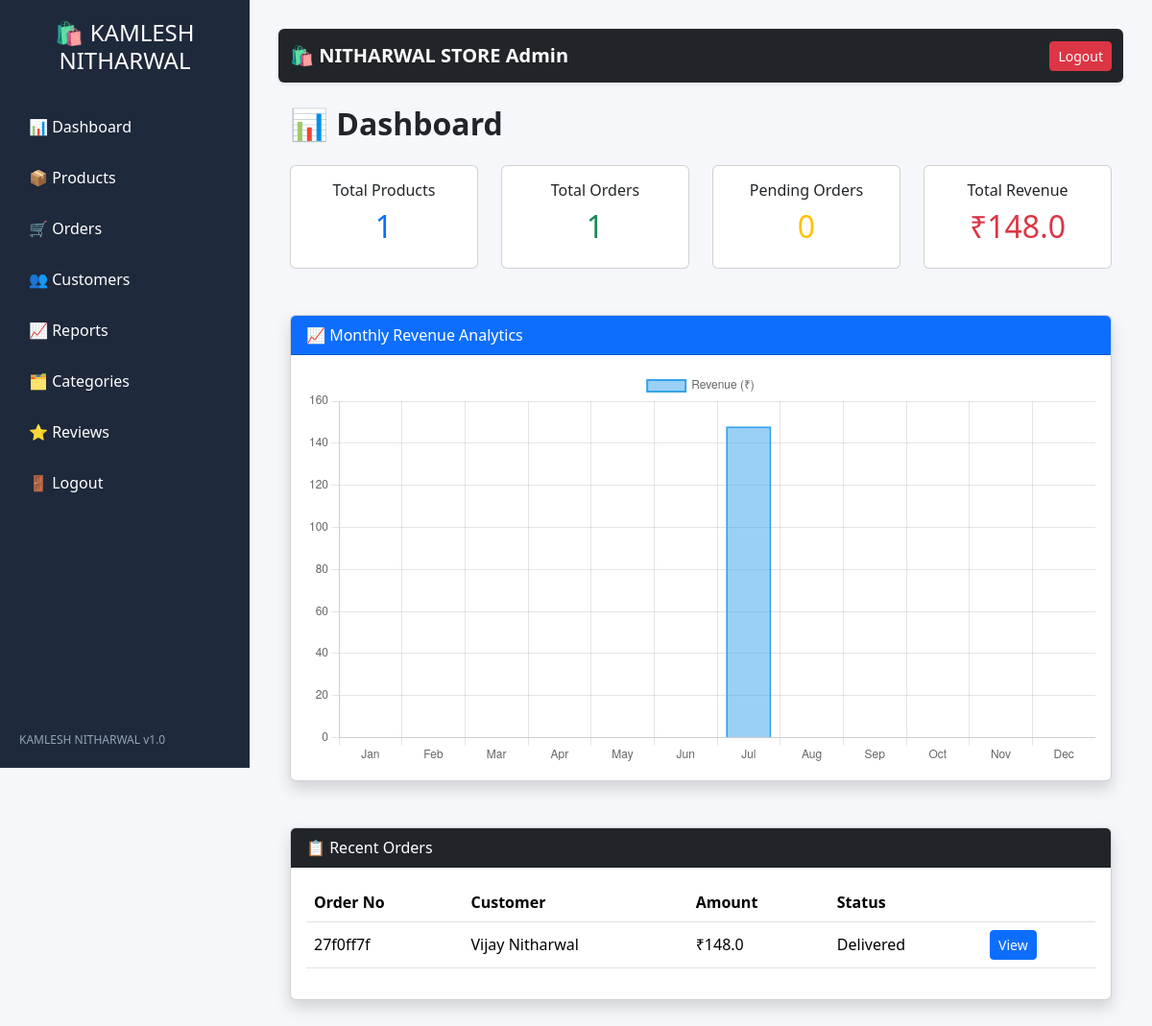
Before: /dashboard (signed in) with the older database file.
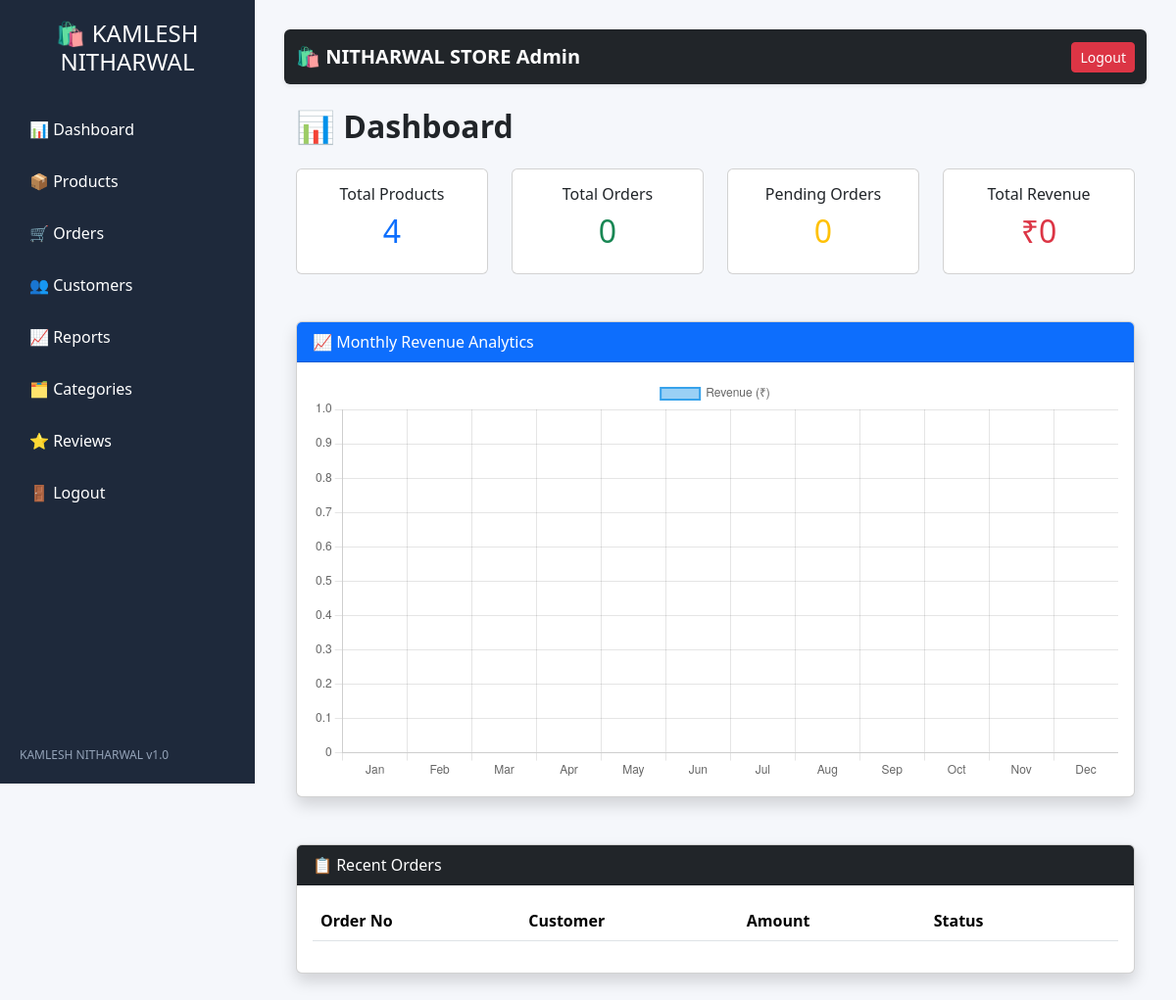
After: the same page with the newer database file.
### models/order.py (models this page shows, shortened)
class Order(db.Model):
    __tablename__ = "orders"
    id = db.Column(db.Integer, primary_key=True)
    customer_id = db.Column(
    db.Integer,
    db.ForeignKey("customers.id"),
    nullable=False
)
    order_number = db.Column(
        db.String(50),
        unique=True,
        nullable=False
    )
    customer_name = db.Column(
        db.String(200),
        nullable=False
    )
    customer_email = db.Column(
        db.String(150)
    )
    customer_phone = db.Column(
        db.String(20),
        nullable=False
    )
    address = db.Column(
        db.Text,
        nullable=False
    )
    city = db.Column(
        db.String(100)
    )
    state = db.Column(
        db.String(100)
    )
    pincode = db.Column(
        db.String(20)
    )
    subtotal = db.Column(
        db.Float,
        nullable=False
    )
    shipping_charge = db.Column(
        db.Float,
        default=0
    )
    grand_total = db.Column(
        db.Float,
        nullable=False
    )
    status = db.Column(db.String(50), default="Pending")
    payment_method = db.Column(
        db.String(50),
        default="COD"
    )
    razorpay_payment_id = db.Column(
    db.String(100)
    )
    razorpay_order_id = db.Column(
    db.String(100)
    )
    payment_status = db.Column(
        db.String(50),
        default="Pending"
    )
    order_status = db.Column(
        db.String(50),
        default="Pending"
    )
    notes = db.Column(
        db.Text
    )
    created_at = db.Column(
        db.DateTime,
        default=datetime.utcnow
    )
    updated_at = db.Column(
        db.DateTime,
        default=datetime.utcnow,
        onupdate=datetime.utcnow
    )
    items = db.relationship(
        "OrderItem",
        back_populates="order",
        cascade="all, delete-orphan",
        lazy=True
    )

### routes/admin_routes.py (the view)
@admin_bp.route("/dashboard")
def dashboard():
    if "admin_id" not in session:
        return redirect(url_for("admin.admin_login"))
    total_products = Product.query.count()
    total_orders = Order.query.count()
    total_revenue = db.session.query(
        db.func.sum(Order.grand_total)
    ).scalar() or 0
    from sqlalchemy import func
    from models.order_item import OrderItem
    top_selling_products = (
    db.session.query(
        Product,
        func.sum(OrderItem.quantity).label("total_sold")
    )
    .join(OrderItem, Product.id == OrderItem.product_id)
    .group_by(Product.id)
    .order_by(func.sum(OrderItem.quantity).desc())
    .limit(8)
    .all()
)
    pending_orders = Order.query.filter_by(
        order_status="Pending"
    ).count()
    delivered_orders = Order.query.filter_by(
        order_status="Delivered"
    ).count()
    confirmed_orders = Order.query.filter_by(
        order_status="Confirmed"
    ).count()
    shipped_orders = Order.query.filter_by(
        order_status="Shipped"
    ).count()
    recent_orders = Order.query.order_by(
        Order.id.desc()
    ).limit(5).all()
    low_stock_products = Product.query.filter(
        Product.stock <= 5
    ).count()
    months = [
        "Jan", "Feb", "Mar",
        "Apr", "May", "Jun",
        "Jul", "Aug", "Sep",
        "Oct", "Nov", "Dec"
    ]
    sales = []
    all_orders = Order.query.all()
    for month in range(1, 13):
        revenue = 0
        for order in all_orders:
            if order.created_at and order.created_at.month == month:
                revenue += order.grand_total
        sales.append(revenue)
    return render_template(
        "admin/dashboard.html",
        total_products=total_products,
        total_orders=total_orders,
        total_revenue=total_revenue,
        pending_orders=pending_orders,
        delivered_orders=delivered_orders,
        recent_orders=recent_orders,
        months=months,
        sales=sales,
        low_stock_products=low_stock_products,
        confirmed_orders=confirmed_orders,
        shipped_orders=shipped_orders,
        top_selling_products=top_selling_products
    )

### app.py (called while the page is built)
@app.context_processor
def cart_count():
    cart = session.get("cart", {})
    count = sum(cart.values())
    return dict(cart_count=count)

### templates/admin/dashboard.html (shortened to what this page needs)
{% extends "admin/admin_base.html" %}
{% block content %}
<div class="container-fluid">
    <h2 class="fw-bold mb-4">
        📊 Dashboard
    </h2>
    <div class="row g-4">
        <div class="col-12 col-sm-6 col-lg-3">
            <div class="card dashboard-card text-center p-3">
                <h6>Total Products</h6>
                <h2 class="text-primary">
                    {{ total_products }}
                </h2>
            </div>
        </div>
        <div class="col-12 col-sm-6 col-lg-3">
            <div class="card dashboard-card text-center p-3">
                <h6>Total Orders</h6>
                <h2 class="text-success">
                    {{ total_orders }}
                </h2>
            </div>
        </div>
        <div class="col-12 col-sm-6 col-lg-3">
            <div class="card dashboard-card text-center p-3">
                <h6>Pending Orders</h6>
                <h2 class="text-warning">
                    {{ pending_orders }}
                </h2>
            </div>
        </div>
        <div class="col-12 col-sm-6 col-lg-3">
            <div class="card dashboard-card text-center p-3">
                <h6>Total Revenue</h6>
                <h2 class="text-danger">
                    ₹{{ total_revenue }}
                </h2>
            </div>
        </div>
    </div>
    <div class="card shadow mt-5">
        <div class="card-header bg-primary text-white">
            📈 Monthly Revenue Analytics
        </div>
        <div class="card-body">
            <canvas id="revenueChart"></canvas>
        </div>
    </div>
    <div class="card shadow mt-5">
        <div class="card-header bg-dark text-white">
            📋 Recent Orders
        </div>
        <div class="card-body table-responsive">
            <table class="table table-hover align-middle">
                <thead>
                    <tr>
                        <th>Order No</th>
                        <th>Customer</th>
                        <th>Amount</th>
                        <th>Status</th>
                        <th></th>
                    </tr>
                </thead>
                <tbody>
                {% for order in recent_orders %}
                    <tr>
                        <td>{{ order.order_number }}</td>
                        <td>{{ order.customer_name }}</td>
                        <td>₹{{ order.grand_total }}</td>
                        <td>{{ order.order_status }}</td>
                        <td>
                            <a href="/admin/orders/{{ order.id }}"
                               class="btn btn-primary btn-sm">
                                View
                            </a>
                        </td>
                    </tr>
                {% endfor %}
                </tbody>
            </table>
        </div>
    </div>
</div>
{% endblock %}
{% block extra_js %}
<script>
const ctx = document.getElementById('revenueChart');
new Chart(ctx,{
    type:'bar',
    data:{
        labels:{{ months|tojson }},
        datasets:[{
            label:'Revenue (₹)',
            data:{{ sales|tojson }},
            borderWidth:2
        }]
    },
    options:{
        responsive:true,
        scales:{
            y:{
                beginAtZero:true
            }
        }
    }
});
</script>
{% endblock %}

Changed rows visible on the page:
removed Order: order_number "27f0ff7f", customer_name "Vijay Nitharwal", grand_total "148.0", order_status "Delivered"
Other visible differences:
{{ total_products }}: "1" → "4"
{{ total_orders }}: "1" → "0"
{{ total_revenue }}: "148.0" → "0"
chart data {{ sales|tojson }}: [0, 0, 0, 0, 0, 0, 148.0, 0, 0, 0, 0, 0] → [0, 0, 0, 0, 0, 0, 0, 0, 0, 0, 0, 0]
